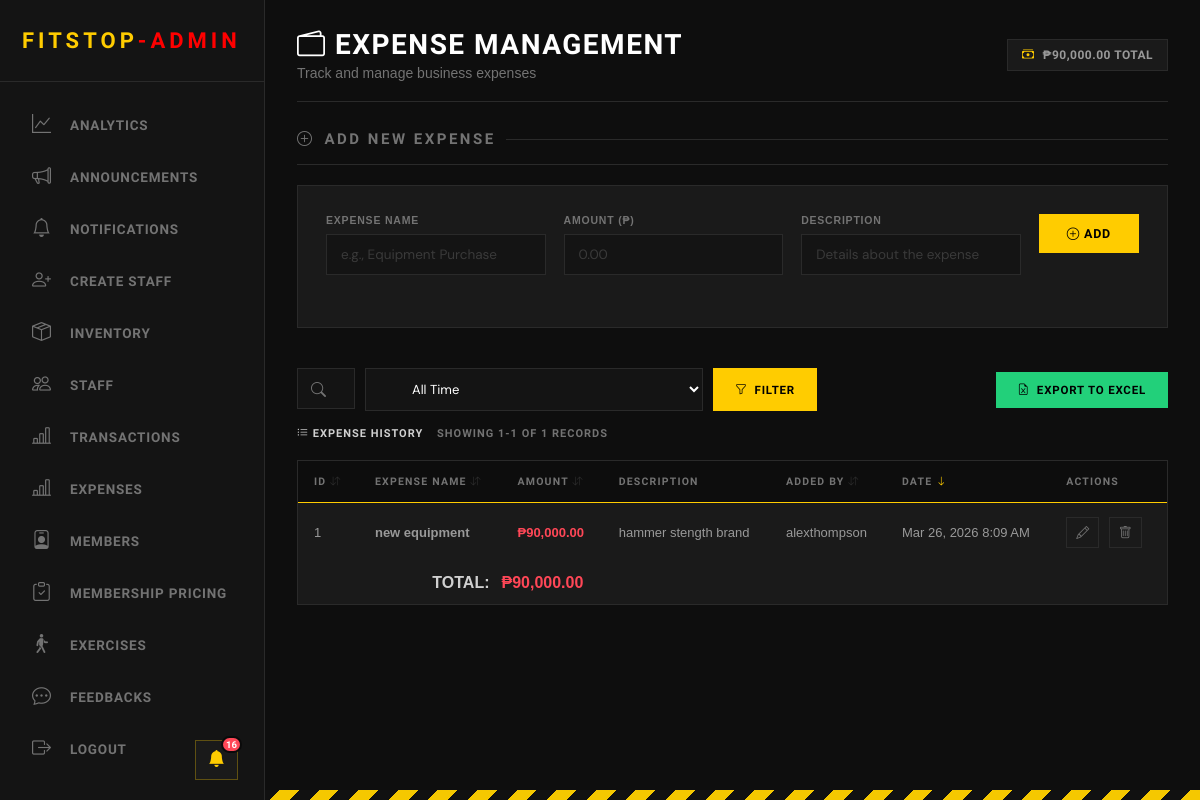
The app's page /admin/expenses.php (signed in), older data.
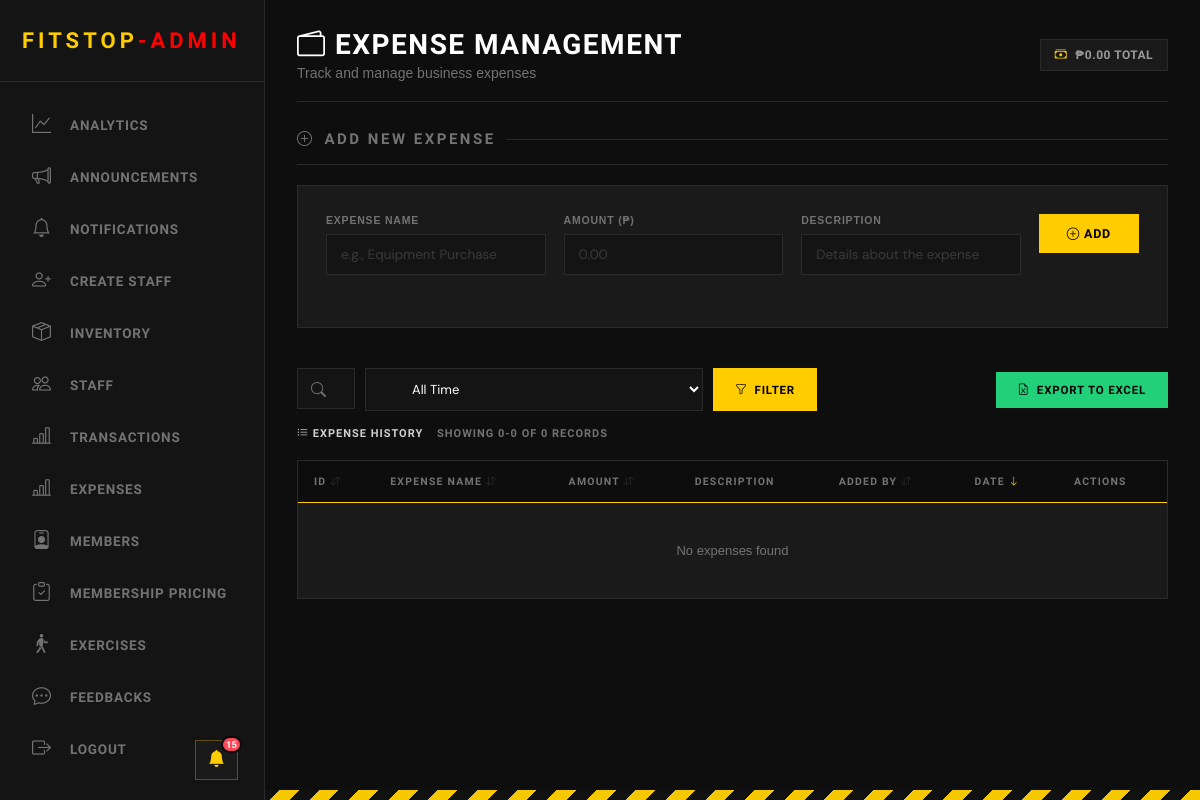
The same page, newer data.
### tables this page shows
CREATE TABLE expense_history (     expense_id INTEGER PRIMARY KEY AUTOINCREMENT,     expense_name TEXT NOT NULL,     expense REAL NOT NULL,     description TEXT,     author TEXT,     created_at DATETIME DEFAULT CURRENT_TIMESTAMP,     updated_at DATETIME DEFAULT CURRENT_TIMESTAMP );

### admin/includes/header_admin.php (the view, shortened to what the changed rows need)
<?php
include('../login/connection.php');
$unread_stmt = $pdo->query("SELECT COUNT(*) as count FROM notification_history WHERE is_read = 0");
$unread_count = $unread_stmt->fetch()['count'];
?>
<head>
    <link rel="stylesheet" href="../staff/staff.css">
    <link href="../styles.css" rel="stylesheet">
    <link rel="stylesheet" href="https://cdnjs.cloudflare.com/ajax/libs/font-awesome/6.4.0/css/all.min.css">
    <link rel="stylesheet" href="https://cdn.jsdelivr.net/npm/bootstrap-icons@1.11.0/font/bootstrap-icons.css">
</head>
<body>
    <div style="position: fixed; bottom: 20px; left: calc(var(--sidebar-w) - 70px); z-index: 1001;">
        <div class="notif-wrapper">
            <button class="notif-bell-btn" id="notifBellBtn">
                <i class="bi bi-bell-fill"></i>
                <?php if ($unread_count > 0): ?>
                    <span class="notif-badge"><?php echo $unread_count; ?></span>
                <?php endif; ?>
            </button>
        </div>
    </div>

### admin/expenses.php (shortened to what the changed rows need)
<?php
include("../Login/connection.php");
$search = isset($_GET['search']) ? trim($_GET['search']) : '';
$time_filter = isset($_GET['time']) ? $_GET['time'] : '';
$sort_by = isset($_GET['sort']) ? $_GET['sort'] : 'created_at';
$sort_order = isset($_GET['order']) ? $_GET['order'] : 'DESC';
$records_per_page = 15;
$page = isset($_GET['page']) ? (int) $_GET['page'] : 1;
$offset = ($page - 1) * $records_per_page;
$sort_order = ($sort_order === 'ASC') ? 'ASC' : 'DESC';
$where_conditions = [];
$params = [];
$where_clause = count($where_conditions) > 0 ? "WHERE " . implode(" AND ", $where_conditions) : "";
$total_query = $pdo->prepare("SELECT COUNT(*) as total FROM expense_history $where_clause");
$total_query->execute($params);
$total_records = $total_query->fetch()['total'];
$query = "SELECT * FROM expense_history $where_clause ORDER BY $sort_by $sort_order LIMIT :limit OFFSET :offset";
$stmt = $pdo->prepare($query);
$stmt->bindValue(':limit', $records_per_page, PDO::PARAM_INT);
$stmt->bindValue(':offset', $offset, PDO::PARAM_INT);
$stmt->execute();
$expenses = $stmt->fetchAll();
$total_stmt = $pdo->prepare("SELECT COALESCE(SUM(expense), 0) as total FROM expense_history $where_clause");
$total_stmt->execute($params);
$total_expenses = $total_stmt->fetch()['total'];
function getSortUrl($column, $current_sort, $current_order, $search, $time, $page)
{
    $new_order = 'ASC';
    $params = "sort=$column&order=$new_order";
    return "?$params";
}
function getSortIcon($column, $current_sort, $current_order)
{
    if ($current_sort !== $column) {
        return '<i class="bi bi-arrow-down-up" style="opacity: 0.3; font-size: 10px;"></i>';
    }
    return $current_order === 'ASC'
        ? '<i class="bi bi-arrow-up" style="color: var(--hazard); font-size: 10px;"></i>'
        : '<i class="bi bi-arrow-down" style="color: var(--hazard); font-size: 10px;"></i>';
}
?>
<!DOCTYPE html>
<html>
<head>
    <link rel="stylesheet" href="styles.css">
    <link rel="stylesheet" href="https://cdn.jsdelivr.net/npm/bootstrap-icons@1.11.0/font/bootstrap-icons.css">
</head>
<body>
    <?php include('includes/header_admin.php') ?>
    <div class="main-content">
        <div class="topbar">
            <div class="topbar-left">
                <h1><i class="bi bi-wallet2"></i> Expense Management</h1>
            </div>
            <div class="topbar-right">
                <div class="topbar-badge">
                    <i class="bi bi-cash-stack"></i>
                    <span>₱<?php echo number_format($total_expenses, 2); ?> Total</span>
                </div>
            </div>
        </div>
        <section>
            <h2><i class="bi bi-plus-circle"></i> Add New Expense</h2>
        </section>
        <section>
            <div style="margin-bottom: 20px;">
                <h2 style="margin: 0; border: none; padding: 0; font-size: 11px;">
                    <i class="bi bi-list-ul"></i> Expense History
                    <span style="color: var(--text-muted); margin-left: 10px;">
                        Showing
                        <?php echo min($offset + 1, $total_records); ?>-<?php echo min($offset + $records_per_page, $total_records); ?>
                        of <?php echo $total_records; ?> records
                    </span>
                </h2>
            </div>
            <div class="inventory-table">
                <table>
                    <thead>
                        <tr>
                            <th class="sortable-header"
                                onclick="window.location.href='<?php echo getSortUrl('expense_id', $sort_by, $sort_order, $search, $time_filter, $page); ?>'">
                                ID <?php echo getSortIcon('expense_id', $sort_by, $sort_order); ?>
                            </th>
                            <th class="sortable-header"
                                onclick="window.location.href='<?php echo getSortUrl('expense_name', $sort_by, $sort_order, $search, $time_filter, $page); ?>'">
                                Expense Name <?php echo getSortIcon('expense_name', $sort_by, $sort_order); ?>
                            </th>
                            <th class="sortable-header"
                                onclick="window.location.href='<?php echo getSortUrl('expense', $sort_by, $sort_order, $search, $time_filter, $page); ?>'">
                                Amount <?php echo getSortIcon('expense', $sort_by, $sort_order); ?>
                            </th>
                            <th>Description</th>
                            <th class="sortable-header"
                                onclick="window.location.href='<?php echo getSortUrl('author', $sort_by, $sort_order, $search, $time_filter, $page); ?>'">
                                Added By <?php echo getSortIcon('author', $sort_by, $sort_order); ?>
                            </th>
                            <th class="sortable-header"
                                onclick="window.location.href='<?php echo getSortUrl('created_at', $sort_by, $sort_order, $search, $time_filter, $page); ?>'">
                                Date <?php echo getSortIcon('created_at', $sort_by, $sort_order); ?>
                            </th>
                            <th>Actions</th>
                        </tr>
                    </thead>
                    <tbody>
                        <?php if (count($expenses) > 0): ?>
                            <?php foreach ($expenses as $expense): ?>
                                <tr>
                                    <td><?php echo $expense['expense_id']; ?></td>
                                    <td><strong><?php echo htmlspecialchars($expense['expense_name']); ?></strong></td>
                                    <td><strong
                                            style="color: var(--danger);">₱<?php echo number_format($expense['expense'], 2); ?></strong>
                                    </td>
                                    <td><?php echo htmlspecialchars($expense['description'] ?? '-'); ?></td>
                                    <td><?php echo htmlspecialchars($expense['author']); ?></td>
                                    <td><?php echo date('M d, Y g:i A', strtotime($expense['created_at'])); ?></td>
                                    <td>
                                        <button class="btn-icon"
                                            onclick="editExpense(<?php echo htmlspecialchars(json_encode($expense)); ?>)">
                                            <i class="bi bi-pencil"></i>
                                        </button>
                                        <a href="?delete=<?php echo $expense['expense_id']; ?>" class="btn-icon"
                                            onclick="return confirm('Delete this expense?')">
                                            <i class="bi bi-trash"></i>
                                        </a>
                                    </td>
                                </tr>
                            <?php endforeach; ?>
                        <?php else: ?>
                            <tr>
                                <td colspan="7" style="text-align: center; padding: 40px; color: var(--text-muted);">
                                    <?php echo ($search || $time_filter) ? 'No expenses match your filters' : 'No expenses found'; ?>
                                </td>
                            </tr>
                        <?php endif; ?>
                    </tbody>
                    <?php if (count($expenses) > 0): ?>
                        <tfoot>
                            <tr style="background: var(--bg-card); font-weight: 700;">
                                <td colspan="2" style="text-align: right; padding: 12px;">TOTAL:</td>
                                <td style="color: var(--danger); font-size: 16px;">
                                    ₱<?php echo number_format($total_expenses, 2); ?></td>
                                <td colspan="4"></td>
                            </tr>
                        </tfoot>
                    <?php endif; ?>
                </table>
            </div>
        </section>
    </div>
</body>
</html>

Row changes from the older to the newer data that the page shows:
removed expense_history: expense_id "1", expense_name "new equipment", expense "90,000.00", description "hammer stength brand", author "alexthompson", created_at "Mar 26, 2026 8:09 AM"
Text that changed along with them:
$unread_count: "16" → "15"
$total_expenses: "90,000.00" → "0.00"
min($offset + 1, $total_records): "1" → "0"
min($offset + $records_per_page, $total_records): "1" → "0"
$total_records: "1" → "0"
$total_expenses: "90,000.00" → (not shown)
text no longer shown: "TOTAL: ₱"
text now shown: "No expenses found"
